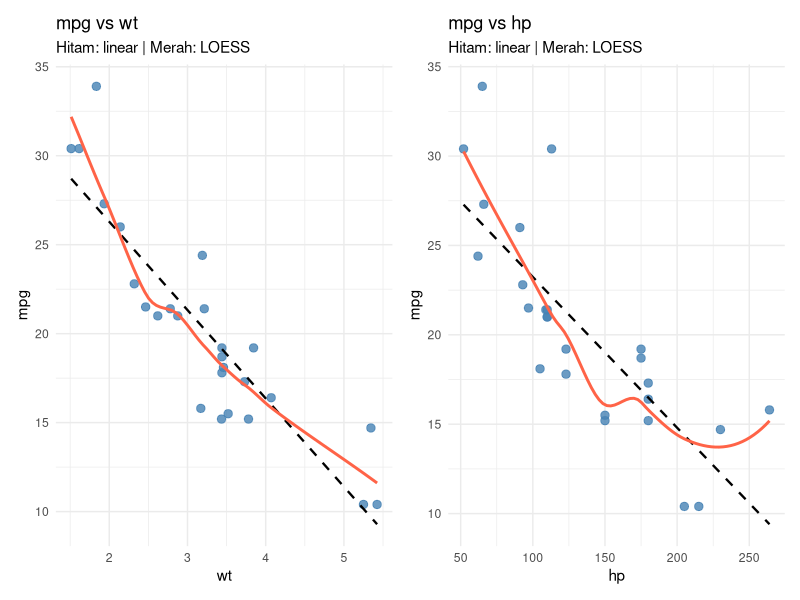
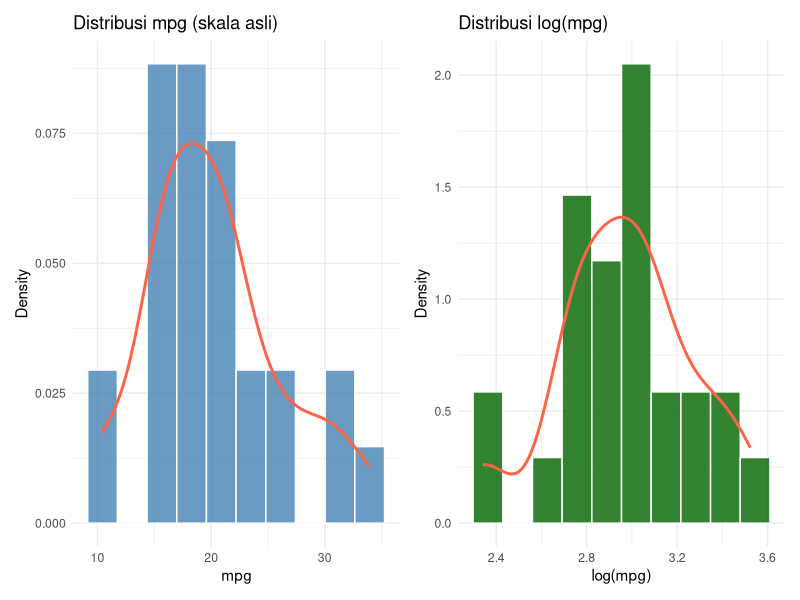
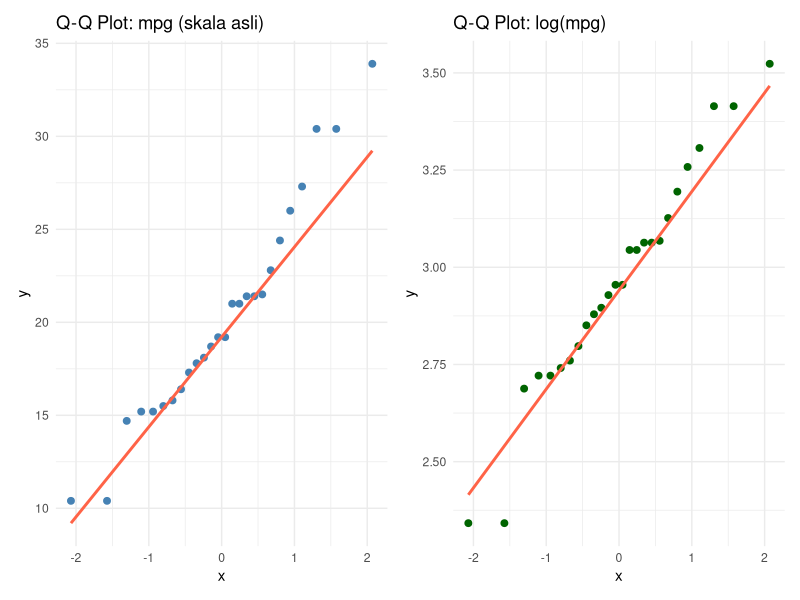
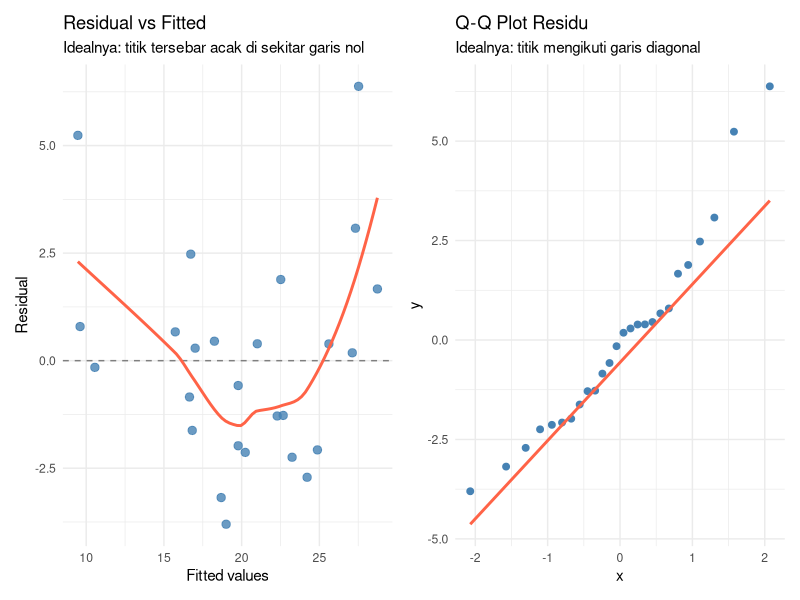
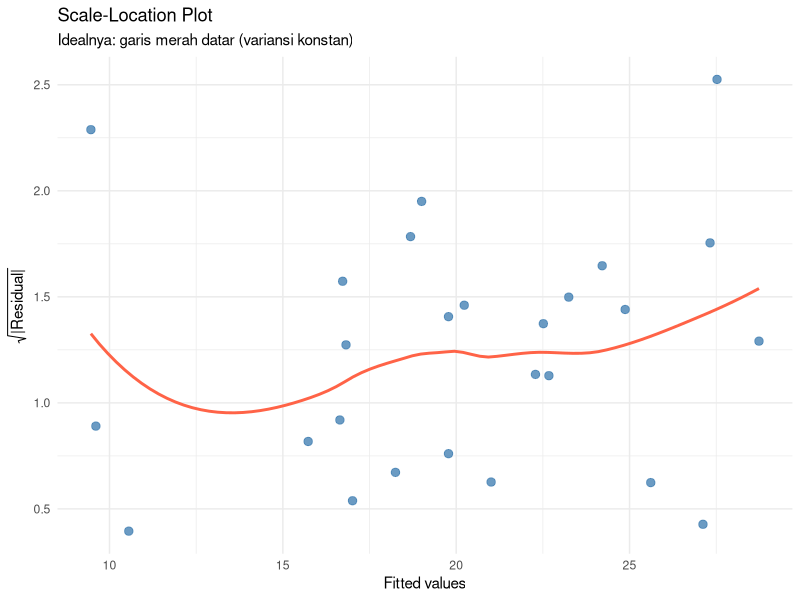
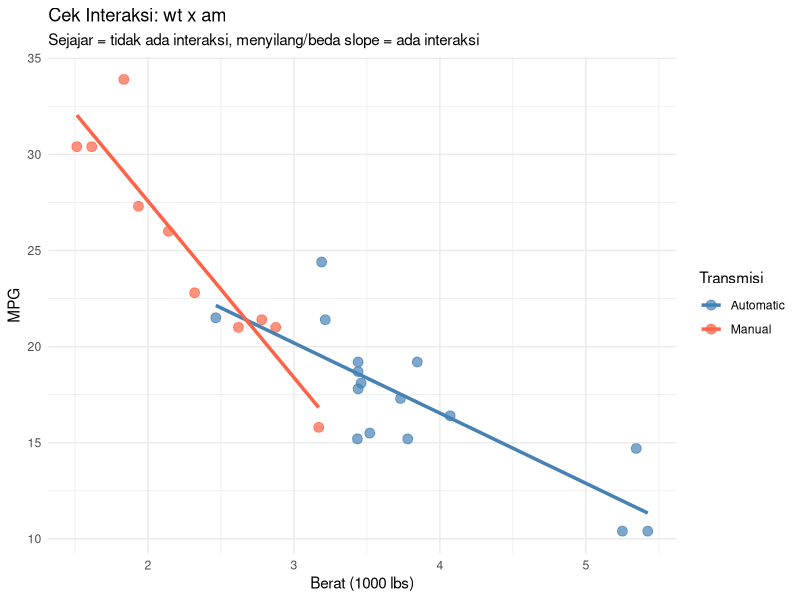
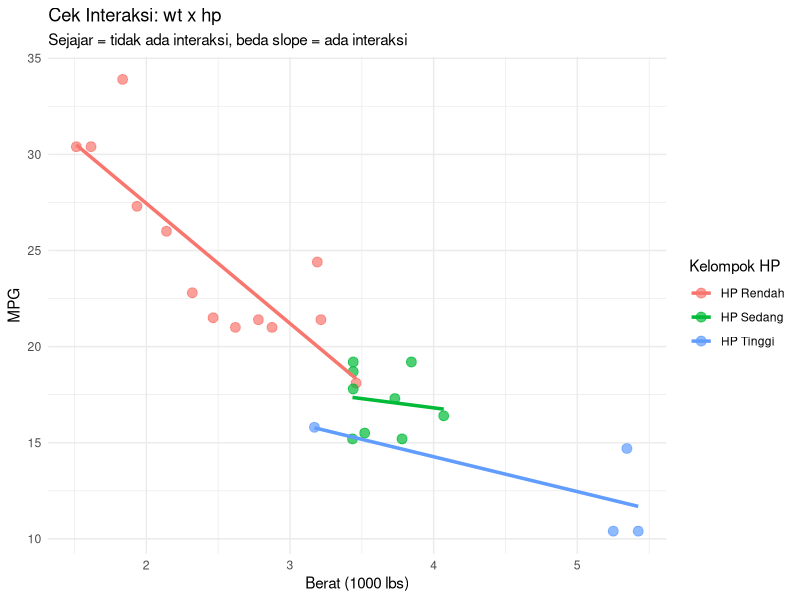
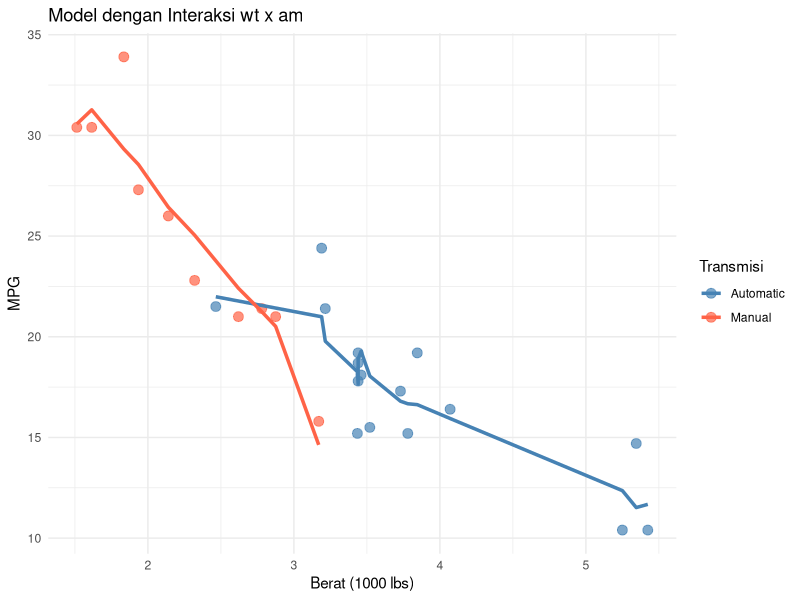

Reproduce these figures in R, in order.
## ---- chunk 1
library(tidyverse)
install.packages("patchwork")
library(patchwork)
## ---- chunk 2
data(mtcars)
df <- mtcars
df$am <- factor(df$am, levels = c(0, 1), labels = c("Automatic", "Manual"))
## ---- chunk 3
set.seed(2026)

n_total  <- nrow(df)
n_train  <- round(0.80 * n_total)
idx      <- sample(1:n_total, n_train)

data_train <- df[idx, ]
data_test  <- df[-idx, ]
## ---- chunk 4
p1 <- ggplot(data_train, aes(x = wt, y = mpg)) +
  geom_point(color = "steelblue", size = 2.5, alpha = 0.8) +
  geom_smooth(method = "lm",    se = FALSE, color = "black",  linetype = "dashed", linewidth = 0.8) +
  geom_smooth(method = "loess", se = FALSE, color = "tomato", linewidth = 1) +
  labs(title = "mpg vs wt", subtitle = "Hitam: linear | Merah: LOESS",
       x = "wt", y = "mpg") +
  theme_minimal()

p2 <- ggplot(data_train, aes(x = hp, y = mpg)) +
  geom_point(color = "steelblue", size = 2.5, alpha = 0.8) +
  geom_smooth(method = "lm",    se = FALSE, color = "black",  linetype = "dashed", linewidth = 0.8) +
  geom_smooth(method = "loess", se = FALSE, color = "tomato", linewidth = 1) +
  labs(title = "mpg vs hp", subtitle = "Hitam: linear | Merah: LOESS",
       x = "hp", y = "mpg") +
  theme_minimal()

p1 + p2
## ---- chunk 5
p3 <- ggplot(data_train, aes(x = mpg)) +
  geom_histogram(aes(y = after_stat(density)), bins = 10,
                 fill = "steelblue", color = "white", alpha = 0.8) +
  geom_density(color = "tomato", linewidth = 1) +
  labs(title = "Distribusi mpg (skala asli)", x = "mpg", y = "Density") +
  theme_minimal()

p4 <- ggplot(data_train, aes(x = log(mpg))) +
  geom_histogram(aes(y = after_stat(density)), bins = 10,
                 fill = "darkgreen", color = "white", alpha = 0.8) +
  geom_density(color = "tomato", linewidth = 1) +
  labs(title = "Distribusi log(mpg)", x = "log(mpg)", y = "Density") +
  theme_minimal()

p3 + p4
## ---- chunk 6
p5 <- ggplot(data_train, aes(sample = mpg)) +
  stat_qq(color = "steelblue", size = 2) +
  stat_qq_line(color = "tomato", linewidth = 1) +
  labs(title = "Q-Q Plot: mpg (skala asli)") +
  theme_minimal()

p6 <- ggplot(data_train, aes(sample = log(mpg))) +
  stat_qq(color = "darkgreen", size = 2) +
  stat_qq_line(color = "tomato", linewidth = 1) +
  labs(title = "Q-Q Plot: log(mpg)") +
  theme_minimal()

p5 + p6
## ---- chunk 7
model_cek <- lm(mpg ~ wt + hp, data = data_train)

data_cek <- data.frame(
  fitted   = fitted(model_cek),
  residual = residuals(model_cek)
)

p7 <- ggplot(data_cek, aes(x = fitted, y = residual)) +
  geom_point(color = "steelblue", size = 2.5, alpha = 0.8) +
  geom_hline(yintercept = 0, linetype = "dashed", color = "gray50") +
  geom_smooth(method = "loess", se = FALSE, color = "tomato", linewidth = 1) +
  labs(title = "Residual vs Fitted",
       subtitle = "Idealnya: titik tersebar acak di sekitar garis nol",
       x = "Fitted values", y = "Residual") +
  theme_minimal()

p8 <- ggplot(data_cek, aes(sample = residual)) +
  stat_qq(color = "steelblue", size = 2) +
  stat_qq_line(color = "tomato", linewidth = 1) +
  labs(title = "Q-Q Plot Residu",
       subtitle = "Idealnya: titik mengikuti garis diagonal") +
  theme_minimal()

p7 + p8
## ---- chunk 8
data_cek$sqrt_abs_resid <- sqrt(abs(residuals(model_cek)))

ggplot(data_cek, aes(x = fitted, y = sqrt_abs_resid)) +
  geom_point(color = "steelblue", size = 2.5, alpha = 0.8) +
  geom_smooth(method = "loess", se = FALSE, color = "tomato", linewidth = 1) +
  labs(title = "Scale-Location Plot",
       subtitle = "Idealnya: garis merah datar (variansi konstan)",
       x = "Fitted values", y = expression(sqrt("|Residual|"))) +
  theme_minimal()
## ---- chunk 9
ggplot(data_train, aes(x = wt, y = mpg, color = am)) +
  geom_point(size = 3, alpha = 0.7) +
  geom_smooth(method = "lm", se = FALSE, linewidth = 1.2) +
  scale_color_manual(values = c("Automatic" = "steelblue", "Manual" = "tomato")) +
  labs(title = "Cek Interaksi: wt x am",
       subtitle = "Sejajar = tidak ada interaksi, menyilang/beda slope = ada interaksi",
       x = "Berat (1000 lbs)", y = "MPG", color = "Transmisi") +
  theme_minimal()
## ---- chunk 10
data_train$hp_group <- cut(data_train$hp,
                           breaks = 3,
                           labels = c("HP Rendah", "HP Sedang", "HP Tinggi"))

ggplot(data_train, aes(x = wt, y = mpg, color = hp_group)) +
  geom_point(size = 3, alpha = 0.7) +
  geom_smooth(method = "lm", se = FALSE, linewidth = 1.2) +
  labs(title = "Cek Interaksi: wt x hp",
       subtitle = "Sejajar = tidak ada interaksi, beda slope = ada interaksi",
       x = "Berat (1000 lbs)", y = "MPG", color = "Kelompok HP") +
  theme_minimal()
## ---- chunk 11
model_1 <- lm(mpg ~ wt + hp + am, data = data_train)
summary(model_1)
## ---- chunk 12
model_2 <- lm(mpg ~ wt * am + hp, data = data_train)
summary(model_2)
## ---- chunk 13
data_train$pred_m2 <- predict(model_2)

ggplot(data_train, aes(x = wt, color = am)) +
  geom_point(aes(y = mpg), size = 3, alpha = 0.7) +
  geom_line(aes(y = pred_m2), linewidth = 1.2) +
  scale_color_manual(values = c("Automatic" = "steelblue", "Manual" = "tomato")) +
  labs(title = "Model dengan Interaksi wt x am",
       x = "Berat (1000 lbs)", y = "MPG", color = "Transmisi") +
  theme_minimal()
## ---- chunk 14
model_3 <- lm(mpg ~ wt + hp + I(hp^2) + am, data = data_train)
summary(model_3)
## ---- chunk 15
hp_seq <- data.frame(
  hp = seq(min(data_train$hp), max(data_train$hp), length.out = 200),
  wt = mean(data_train$wt),
  am = factor("Automatic", levels = c("Automatic", "Manual"))
)

hp_seq$pred_linear    <- predict(model_1, newdata = hp_seq)
hp_seq$pred_quadratic <- predict(model_3, newdata = hp_seq)

ggplot(data_train, aes(x = hp, y = mpg)) +
  geom_point(color = "gray40", size = 3, alpha = 0.8) +
  geom_line(data = hp_seq, aes(y = pred_linear,    color = "Linear"),    linewidth = 1.2) +
  geom_line(data = hp_seq, aes(y = pred_quadratic, color = "Kuadratik"), linewidth = 1.2) +
  scale_color_manual(values = c("Linear" = "steelblue", "Kuadratik" = "tomato")) +
  labs(title = "Linear vs Kuadratik untuk HP",
       x = "Horsepower", y = "MPG", color = "Model") +
  theme_minimal()
## ---- chunk 16
model_4 <- lm(mpg ~ wt + log(hp) + am, data = data_train)
summary(model_4)
## ---- chunk 17
model_5 <- lm(log(mpg) ~ wt + hp + am, data = data_train)
summary(model_5)
## ---- chunk 18
beta_wt <- coef(model_5)["wt"]
cat("Koefisien wt:", round(beta_wt, 4), "\n")
cat("Artinya: +1 unit wt -> mpg berubah", round((exp(beta_wt) - 1) * 100, 2), "%\n")
## ---- chunk 19
model_6 <- lm(mpg ~ (wt + hp)^2 + I(wt^2) + I(hp^2) + am, data = data_train)
summary(model_6)
## ---- chunk 20
anova(model_1, model_3)
## ---- chunk 21
anova(model_1, model_2)
## ---- chunk 22
AIC(model_1, model_2, model_3, model_4, model_6)
## ---- chunk 23
BIC(model_1, model_2, model_3, model_4, model_6)
## ---- chunk 24
hitung_metrik <- function(model, data_uji, log_respon = FALSE) {
  pred   <- if (log_respon) exp(predict(model, newdata = data_uji)) else predict(model, newdata = data_uji)
  aktual <- data_uji$mpg
  rmse   <- sqrt(mean((aktual - pred)^2))
  r2     <- 1 - sum((aktual - pred)^2) / sum((aktual - mean(aktual))^2)
  c(RMSE = round(rmse, 4), R2_test = round(r2, 4))
}

hasil <- rbind(
  "Model 1: First-order"   = hitung_metrik(model_1, data_test),
  "Model 2: +Interaksi"    = hitung_metrik(model_2, data_test),
  "Model 3: +Kuadratik hp" = hitung_metrik(model_3, data_test),
  "Model 4: log(hp)"       = hitung_metrik(model_4, data_test),
  "Model 5: log(mpg)*"     = hitung_metrik(model_5, data_test, log_respon = TRUE),
  "Model 6: Second-order"  = hitung_metrik(model_6, data_test)
)

knitr::kable(hasil, caption = "* prediksi ditransformasi balik dengan exp()")
